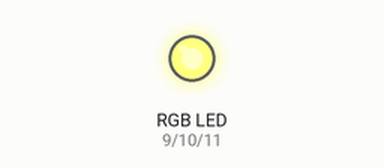
A sketch run on a simulated Arduino Uno, built with avr-gcc and run on an emulated ATmega328P. Parts: an RGB LED mixed from three pins (HIGH = lit).

Above: at 0.05 s.
At 3.0 s:
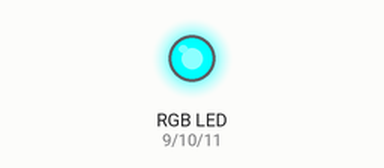
At 5.95 s:
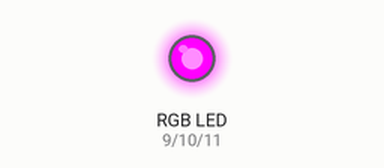
Timing chart, 0 to 7.8 s (numbered marks = the images above):
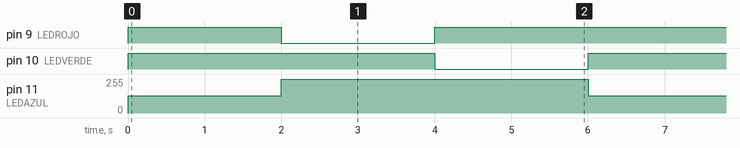

The sketch:

Leds_de_colores_amarrillo_rosa_y_celeste.ino
```cpp
 int LEDROJO = 9;   //Se declaran los pines de los leds
 int LEDVERDE = 10;
 int LEDAZUL = 11;

 void setup(){      //Se declara los leds como salidas
  pinMode(LEDROJO, OUTPUT);
  pinMode(LEDVERDE, OUTPUT);
  pinMode(LEDAZUL, OUTPUT);
 }
void loop(){    //Para escribir menos, se crea una función llamada Micolor
 //amarillo
  miColor(255, 255,128 );//Valores de un color en el orden que viene en el void
   delay(2000);
   miColor(0, 255,255);   //celeste
   delay(2000);
   miColor(255,0,255);    //rosado
   delay(2000);
}void miColor(int rojo, int verde, int azul){     //La función Micolor tiene el orden de int rojo,int verdad e int azul
   analogWrite(LEDROJO, rojo);    //Se escriben los colores de cada una con su función asociada al color entero
    analogWrite(LEDVERDE, verde);
     analogWrite(LEDAZUL, azul);
}
```

Measured:
- by itself, pin 9 (LEDROJO): repeats every 6.0 s: LOW 2.0 s, HIGH 4.0 s
- by itself, pin 10 (LEDVERDE): alternates HIGH for 4.0 s and LOW for 2.0 s
- by itself, pin 11 (LEDAZUL): alternates 255/255 for 4.0 s and 128/255 for 2.0 s
